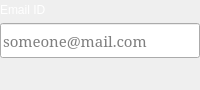
                  <widget class="QFrame" name="frame_email_create">
                   <property name="maximumSize">
                    <size>
                     <width>16777215</width>
                     <height>90</height>
                    </size>
                   </property>
                   <property name="frameShape">
                    <enum>QFrame::NoFrame</enum>
                   </property>
                   <property name="frameShadow">
                    <enum>QFrame::Raised</enum>
                   </property>
                   <layout class="QGridLayout" name="gridLayout_19">
                    <property name="leftMargin">
                     <number>0</number>
                    </property>
                    <property name="topMargin">
                     <number>0</number>
                    </property>
                    <property name="rightMargin">
                     <number>0</number>
                    </property>
                    <property name="bottomMargin">
                     <number>0</number>
                    </property>
                    <property name="spacing">
                     <number>0</number>
                    </property>
                    <item row="0" column="0">
                     <widget class="QFrame" name="frame_7">
                      <property name="frameShape">
                       <enum>QFrame::NoFrame</enum>
                      </property>
                      <property name="frameShadow">
                       <enum>QFrame::Raised</enum>
                      </property>
                      <layout class="QGridLayout" name="gridLayout_21">
                       <property name="leftMargin">
                        <number>0</number>
                       </property>
                       <property name="topMargin">
                        <number>0</number>
                       </property>
                       <property name="rightMargin">
                        <number>0</number>
                       </property>
                       <property name="horizontalSpacing">
                        <number>0</number>
                       </property>
                       <property name="verticalSpacing">
                        <number>3</number>
                       </property>
                       <item row="0" column="0">
                        <widget class="QLabel" name="label_9">
                         <property name="maximumSize">
                          <size>
                           <width>16777215</width>
                           <height>35</height>
                          </size>
                         </property>
                         <property name="palette">
                          <palette>
                           <active>
                            <colorrole role="WindowText">
                             <brush brushstyle="SolidPattern">
                              <color alpha="255">
                               <red>255</red>
                               <green>255</green>
                               <blue>255</blue>
                              </color>
                             </brush>
                            </colorrole>
                            <colorrole role="Text">
                             <brush brushstyle="SolidPattern">
                              <color alpha="255">
                               <red>255</red>
                               <green>255</green>
                               <blue>255</blue>
                              </color>
                             </brush>
                            </colorrole>
                            <colorrole role="ButtonText">
                             <brush brushstyle="SolidPattern">
                              <color alpha="255">
                               <red>255</red>
                               <green>255</green>
                               <blue>255</blue>
                              </color>
                             </brush>
                            </colorrole>
                            <colorrole role="PlaceholderText">
                             <brush brushstyle="NoBrush">
                              <color alpha="128">
                               <red>255</red>
                               <green>255</green>
                               <blue>255</blue>
                              </color>
                             </brush>
                            </colorrole>
                           </active>
                           <inactive>
                            <colorrole role="WindowText">
                             <brush brushstyle="SolidPattern">
                              <color alpha="255">
                               <red>255</red>
                               <green>255</green>
                               <blue>255</blue>
                              </color>
                             </brush>
                            </colorrole>
                            <colorrole role="Text">
                             <brush brushstyle="SolidPattern">
                              <color alpha="255">
                               <red>255</red>
                               <green>255</green>
                               <blue>255</blue>
                              </color>
                             </brush>
                            </colorrole>
                            <colorrole role="ButtonText">
                             <brush brushstyle="SolidPattern">
                              <color alpha="255">
                               <red>255</red>
                               <green>255</green>
                               <blue>255</blue>
                              </color>
                             </brush>
                            </colorrole>
                            <colorrole role="PlaceholderText">
                             <brush brushstyle="NoBrush">
                              <color alpha="128">
                               <red>255</red>
                               <green>255</green>
                               <blue>255</blue>
                              </color>
                             </brush>
                            </colorrole>
                           </inactive>
                           <disabled>
                            <colorrole role="WindowText">
                             <brush brushstyle="SolidPattern">
                              <color alpha="255">
                               <red>255</red>
                               <green>255</green>
                               <blue>255</blue>
                              </color>
                             </brush>
                            </colorrole>
                            <colorrole role="Text">
                             <brush brushstyle="SolidPattern">
                              <color alpha="255">
                               <red>255</red>
                               <green>255</green>
                               <blue>255</blue>
                              </color>
                             </brush>
                            </colorrole>
                            <colorrole role="ButtonText">
                             <brush brushstyle="SolidPattern">
                              <color alpha="255">
                               <red>255</red>
                               <green>255</green>
                               <blue>255</blue>
                              </color>
                             </brush>
                            </colorrole>
                            <colorrole role="PlaceholderText">
                             <brush brushstyle="NoBrush">
                              <color alpha="128">
                               <red>255</red>
                               <green>255</green>
                               <blue>255</blue>
                              </color>
                             </brush>
                            </colorrole>
                           </disabled>
                          </palette>
                         </property>
                         <property name="text">
                          <string>Email ID</string>
                         </property>
                        </widget>
                       </item>
                       <item row="1" column="0">
                        <widget class="QLineEdit" name="lineEdit_create_email_id">
                         <property name="minimumSize">
                          <size>
                           <width>0</width>
                           <height>35</height>
                          </size>
                         </property>
                         <property name="maximumSize">
                          <size>
                           <width>450</width>
                           <height>16777215</height>
                          </size>
                         </property>
                         <property name="font">
                          <font>
                           <family>Serif</family>
                           <pointsize>11</pointsize>
                           <weight>50</weight>
                           <italic>false</italic>
                           <bold>false</bold>
                          </font>
                         </property>
                         <property name="placeholderText">
                          <string>someone@mail.com</string>
                         </property>
                        </widget>
                       </item>
                       <item row="2" column="0">
                        <widget class="QLabel" name="label_problem_create_email_id">
                         <property name="styleSheet">
                          <string notr="true">QLabel{
	color: red;
	font: 10pt &quot;Serif&quot;;
	padding-left: 3px;
}</string>
                         </property>
                         <property name="text">
                          <string/>
                         </property>
                        </widget>
                       </item>
                      </layout>
                     </widget>
                    </item>
                   </layout>
                  </widget>
